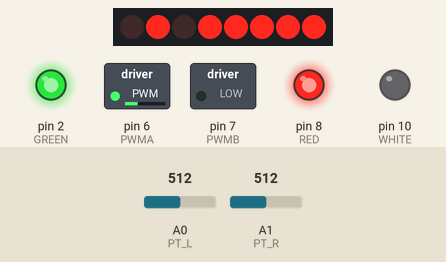
Bench run of a sketch on a simulated Arduino Uno, built for the host (arithmetic inside an expression is 32-bit, double 64-bit). Shown: 8 shift-register outputs drawn as a row of LEDs (first output left, lit = HIGH), switched loads named in the sketch (green lamp = pin HIGH), output pins drawn as LEDs (lit = HIGH). Wiring (inferred from the names in the program): shift register (74HC595): data pin 3; shift clock pin 5; latch pin 4. Wiring (inferred from the signals the program sends): row of LEDs: on Q0, Q1, Q2, Q3, Q4, Q5, Q6, Q7. The inputs (shaded band) are chosen by the test bench; at power-on: A0 (PT_L) = 512, A1 (PT_R) = 512 (analog values on the 0–1023 scale). Pins used as bus, display or sensor lines are not drawn; what the sketch prints to the serial monitor is not drawn.

Above: at 3.2 s.
3.3 s: A0 (PT_L) set to 665
At 4.5 s:
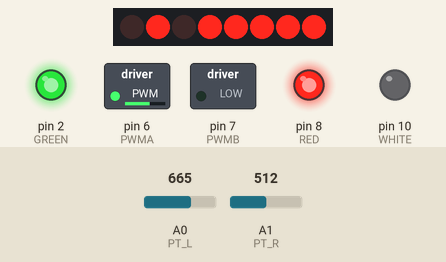
4.8 s: A0 (PT_L) set to 685
At 5.6 s:
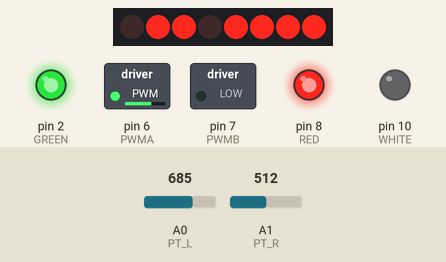
6.3 s: A1 (PT_R) set to 539
At 6.8 s:
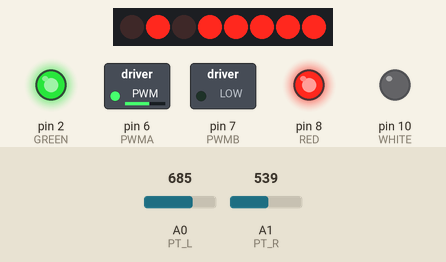
7.8 s: A1 (PT_R) set to 828
At 9.0 s:
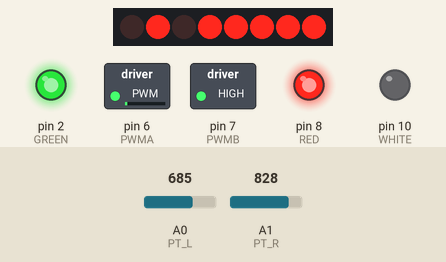
9.3 s: A1 (PT_R) set to 859
At 10.3 s:
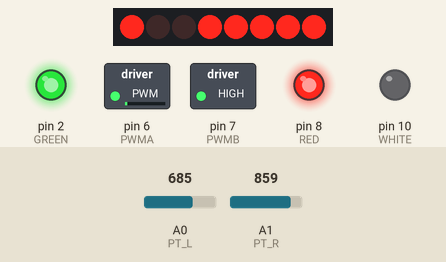
10.8 s: A0 (PT_L) set to 511
At 11.4 s:
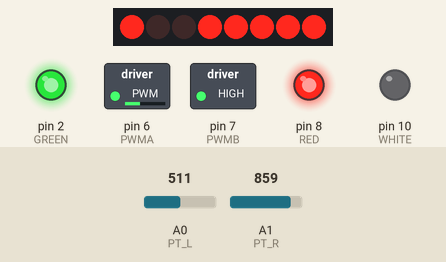
Timing chart, 0 to 13.3 s (numbered marks = the images above; inputs shaded):
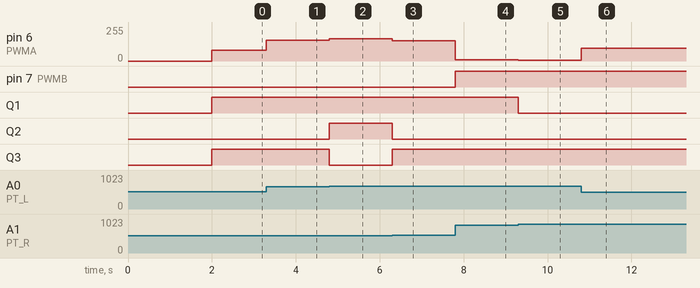

The sketch:

Linefollower.ino
```cpp
// (licence header left out)
#include "Pins.h"

bool ShiftRegisterBits[8] = {0, 0, 0, 0, 0, 0, 0, 0};

#define L 0
#define R 1

#define OUT_A 1
#define OUT_B 2
#define OUT_AB 3

float FollowLineDiffFactor = 0.5;

void ShiftRegisterWrite(int pin, bool state) {
  if (ShiftRegisterBits[pin] != state) {
    ShiftRegisterBits[pin] = state;
    digitalWrite(STCP, LOW);
    for (int i = 7; i >= 0; i--) {
      digitalWrite(SHCP, LOW);
      digitalWrite(DS, ShiftRegisterBits[i]);
      digitalWrite(SHCP, HIGH);
    }
    digitalWrite(STCP, HIGH);
  }
}

void ShiftRegisterReset() {
  digitalWrite(STCP, LOW);
  for (int i = 7; i >= 0; i--) {
    digitalWrite(SHCP, LOW);
    digitalWrite(DS, 0);
    digitalWrite(SHCP, HIGH);
  }
  digitalWrite(STCP, HIGH);
}

void Forward(byte mot, int v) {
    v = constrain(v, -240, 240);
  ShiftRegisterWrite(SR_STBY, HIGH);
  if (v >= 0) {
    if (mot & OUT_A) {
      ShiftRegisterWrite(SR_AIN1, LOW);
      ShiftRegisterWrite(SR_AIN2, HIGH);
      analogWrite(PWMA, v);
    }
    if (mot & OUT_B) {
      ShiftRegisterWrite(SR_BIN1, LOW);
      ShiftRegisterWrite(SR_BIN2, HIGH);
      analogWrite(PWMB, v);
    }
  } else {
    v = -v;
    if (mot & OUT_A) {
      ShiftRegisterWrite(SR_AIN1, HIGH);
      ShiftRegisterWrite(SR_AIN2, LOW);
      analogWrite(PWMA, v);
    }
    if (mot & OUT_B) {
      ShiftRegisterWrite(SR_BIN1, HIGH);
      ShiftRegisterWrite(SR_BIN2, LOW);
      analogWrite(PWMB, v);
    }
  }
}

void Backward(byte mot, int v) {  //Turns a certain motor backward at a certain speed
  Forward(mot, -v);
}

void Stop() {
  ShiftRegisterWrite(SR_STBY, LOW);
  ShiftRegisterWrite(SR_AIN1, LOW);
  ShiftRegisterWrite(SR_AIN2, LOW);
  ShiftRegisterWrite(SR_BIN1, LOW);
  ShiftRegisterWrite(SR_BIN2, LOW);
}

void FollowLine(int v) {
  int diff = analogRead(PT_R) - analogRead(PT_L);
  if (abs(diff) < 10) diff = 0;
  int vl = v + diff;
  int vr = v - diff;
  Forward(OUT_B, vl);
  Forward(OUT_A, vr);
}

void setup() {
  Serial.begin(115200);
  Serial.println("MLR Line follower");

  analogReadResolution(9); //12 - default, 9 - faster ADC

  // Outputs
  pinMode(SHCP, OUTPUT);
  pinMode(STCP, OUTPUT);
  pinMode(DS, OUTPUT);
  pinMode(PWMA, OUTPUT);
  pinMode(PWMB, OUTPUT);
  pinMode(WHITE, OUTPUT);
  pinMode(RED, OUTPUT);
  pinMode(GREEN, OUTPUT);

  //Inputs
  pinMode(PT_L, INPUT);
  pinMode(PT_R, INPUT);

  ShiftRegisterReset();

  digitalWrite(WHITE, LOW);
  digitalWrite(RED, HIGH);
  digitalWrite(GREEN, HIGH);

  ShiftRegisterWrite(SR_RED, HIGH);
  ShiftRegisterWrite(SR_GREEN, HIGH);

  delay(2000);

  ShiftRegisterWrite(PWR_EN, HIGH);
}

void loop() {
   FollowLine(80);
}
```

Pins.h
```cpp
#ifndef PINS_H
#define PINS_H

/////////////Motor Driver (TB6612FNG)///////////////

#define PWMA           6
#define PWMB           7

////////////Shiftregister (74HC595PW)///////////////

#define SHCP           5
#define STCP           4
#define DS             3

#define SR_AIN1        0
#define SR_AIN2        1
#define SR_BIN1        2
#define SR_BIN2        3
#define SR_STBY        4
#define SR_RED         5
#define SR_GREEN       6
#define PWR_EN         7

/////////////////////Inputs/////////////////////////

#define PT_L           0
#define PT_R           1

/////////////////////Outputs/////////////////////////

#define WHITE          10
#define RED            8
#define GREEN          2

///////////////////////I2C///////////////////////////

#define SDA            21
#define SCL            20

#endif
```

Measured:
- the behaviour switches between 673 and 674 on A0 (PT_L) (found by bisection; images 1 and 2)
- the behaviour switches between 523 and 524 on A1 (PT_R) (found by bisection; images 2 and 3)
- the behaviour switches between 845 and 846 on A1 (PT_R) (found by bisection; images 4 and 5)
- after the input at 3.3 s, pin 6 (PWMA): 80/255 → 156/255 at once
- after the input at 4.8 s, pin 6 (PWMA): 156/255 → 166/255 at once; Q2: LOW → HIGH at once; Q3: HIGH → LOW at once
- after the input at 6.3 s, pin 6 (PWMA): 166/255 → 153/255 at once; Q2: HIGH → LOW at once; Q3: LOW → HIGH at once
- after the input at 7.8 s, pin 6 (PWMA): 153/255 → 8/255 at once; pin 7 (PWMB): LOW → HIGH at once
- after the input at 9.3 s, pin 6 (PWMA): 8/255 → 7/255 at once; Q1: HIGH → LOW at once
- after the input at 10.8 s, pin 6 (PWMA): 7/255 → 94/255 at once
